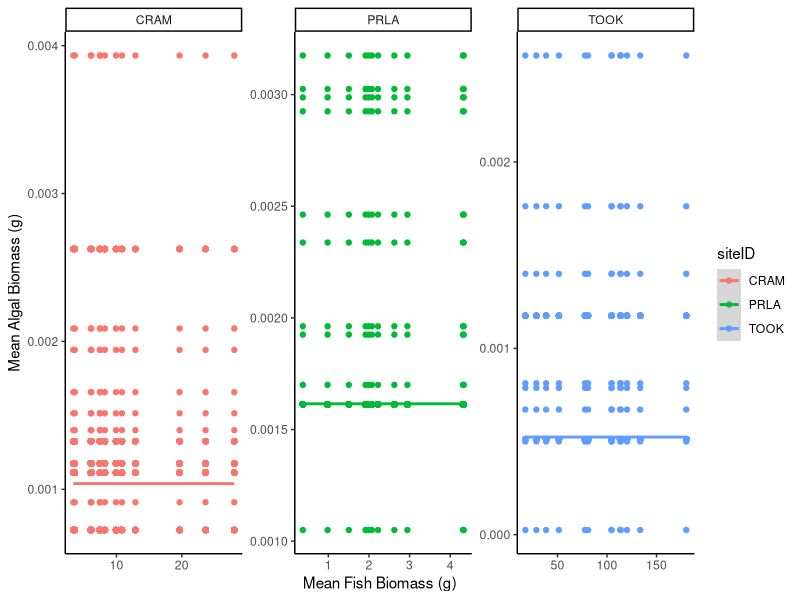
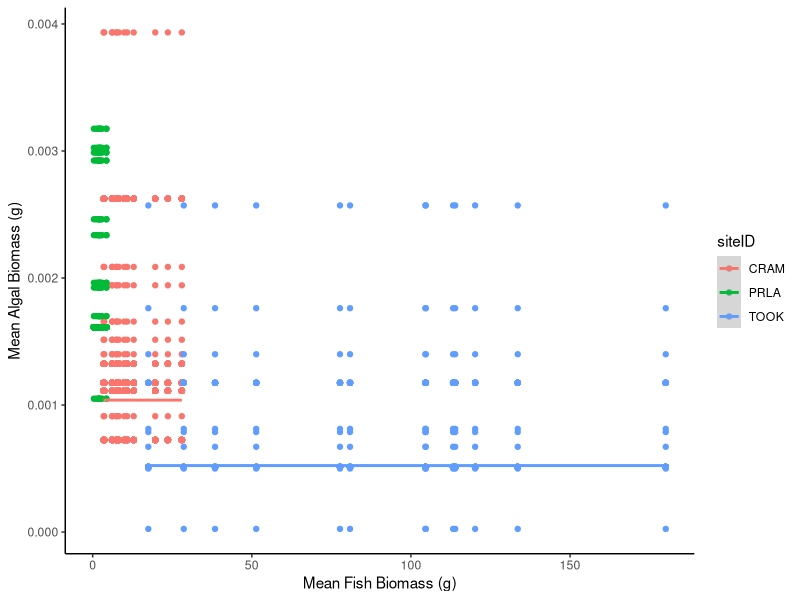
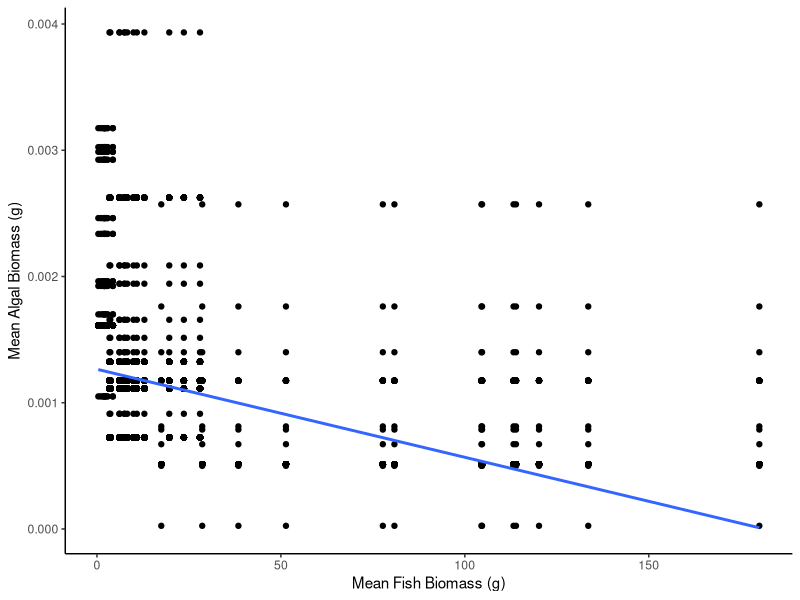
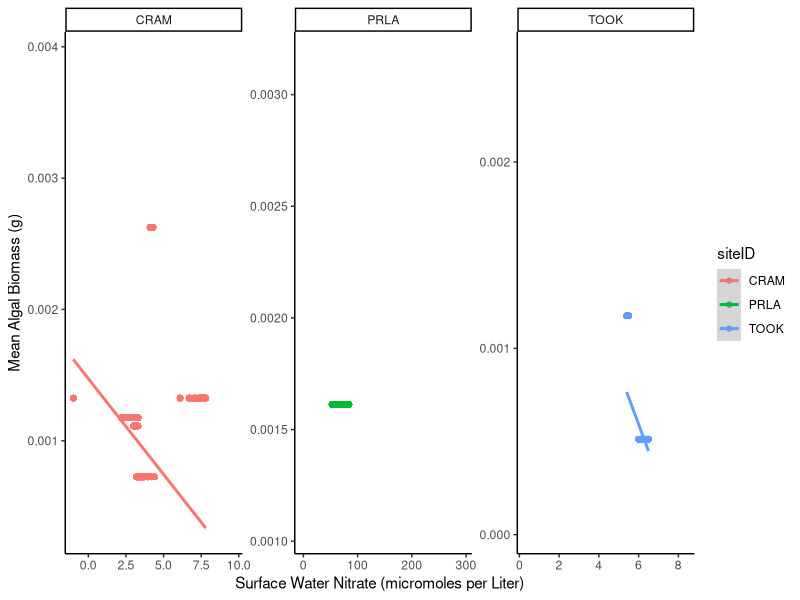
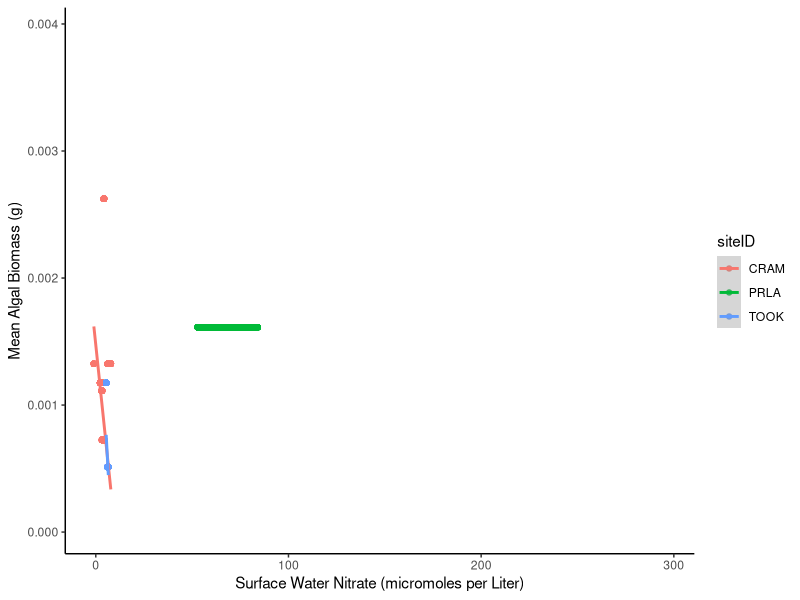
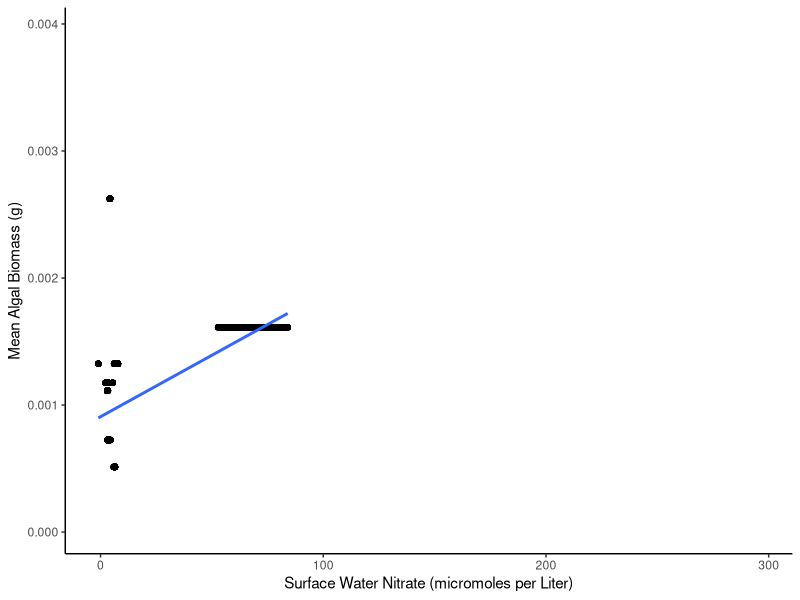
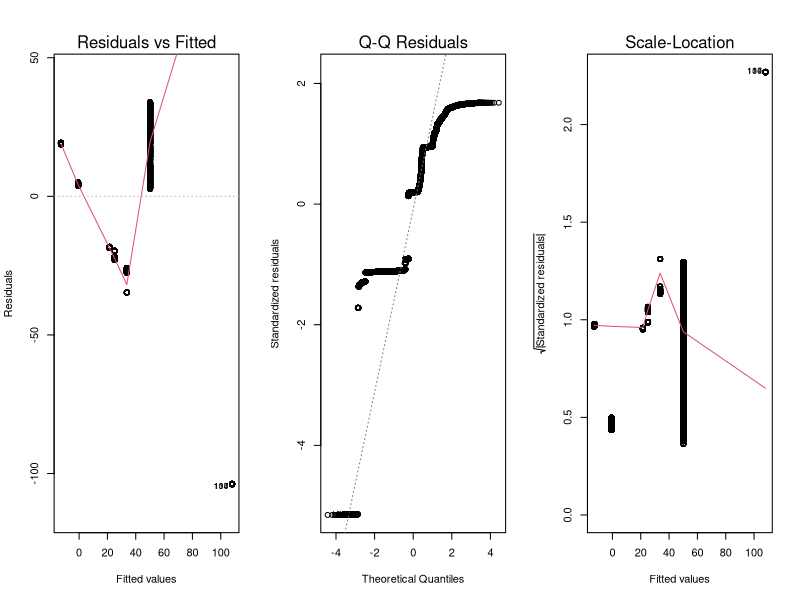
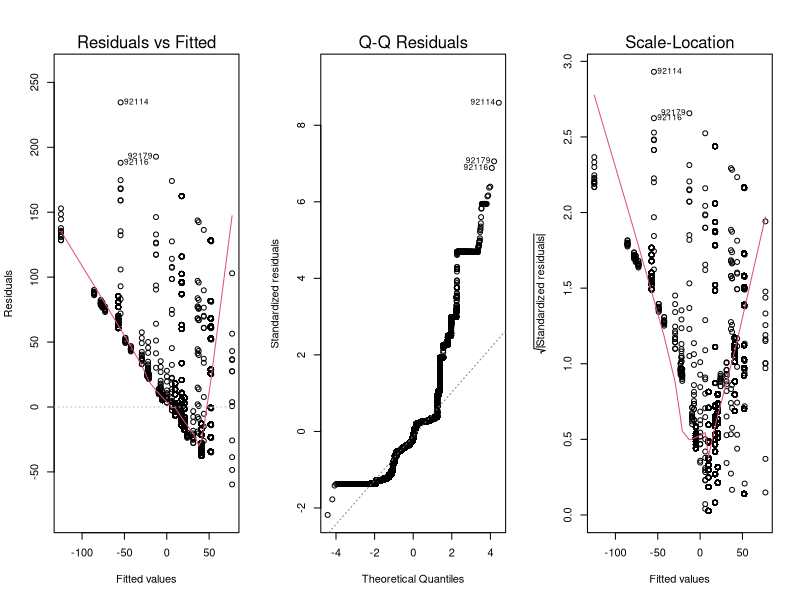

Here is the R script that generated these plots, in order:
## ---- chunk 1
library(here)
library(tidyverse)
## ---- chunk 2
# Step 1: Read the CSV files into separate data frames
df1 <- read_csv(here("data", "processed", "alg_biomass_means.csv"))
df2 <- read_csv(here("data", "processed", "final_fish_count_means.csv"))
df3 <- read_csv(here("data", "processed", "waterqual_means.csv"))
df4 <- read_csv(here("data", "processed", "SW_Nitrate_means.csv"))
df5 <- read_csv(here("data", "processed", "nutrient_data_means.csv"))
## ---- chunk 3
# Step 2: Combine the data frames into one
merged_data_all <- full_join(df1, df2) %>% 
  full_join(., df3) %>% 
  full_join(., df4) %>% 
  full_join(., df5)

# Check the first few rows of the merged data frame
head(merged_data_all)

# Step 3: Write the merged data frame into a new CSV file
write_csv(merged_data_all, here("data", "processed", "merged_data.csv"))

## ---- chunk 4

linear_model1 <- lm(mean_SWN ~ mean_adjAshFreeDryMass, data = merged_data_all)
summary(linear_model1)
## ---- chunk 5
linear_model2 <- lm(mean_weight ~ mean_adjAshFreeDryMass, data = merged_data_all)
summary(linear_model2)
## ---- chunk 6
ggplot(data = merged_data_all,
       aes(x = mean_weight, 
           y = mean_adjAshFreeDryMass,
           col = siteID)) +
  labs(x= "Mean Fish Biomass (g)",
       y = "Mean Algal Biomass (g)")+
  geom_point() +
  theme_classic() +
  geom_smooth(method = "lm")+
  facet_wrap(.~siteID, scales = "free")

ggplot(data = merged_data_all,
       aes(x = mean_weight, 
           y = mean_adjAshFreeDryMass,
           col = siteID)) +
  labs(x= "Mean Fish Biomass (g)",
       y = "Mean Algal Biomass (g)")+
  geom_point() +
  theme_classic() +
  geom_smooth(method = "lm")

ggplot(data = merged_data_all,
       aes(x = mean_weight, 
           y = mean_adjAshFreeDryMass)) +
  labs(x= "Mean Fish Biomass (g)",
       y = "Mean Algal Biomass (g)")+
  geom_point() +
  theme_classic() +
  geom_smooth(method = "lm")
## ---- chunk 7
ggplot(data = merged_data_all,
       aes(x = mean_SWN, 
           y = mean_adjAshFreeDryMass, 
           col = siteID)) +
  labs(x= "Surface Water Nitrate (micromoles per Liter)", 
       y = "Mean Algal Biomass (g)")+
  geom_point() +
  theme_classic() +
  geom_smooth(method = "lm") +
  facet_wrap(.~siteID, scales = "free")

ggplot(data = merged_data_all,
       aes(x = mean_SWN, 
           y = mean_adjAshFreeDryMass, 
           col = siteID)) +
  labs(x= "Surface Water Nitrate (micromoles per Liter)", 
       y = "Mean Algal Biomass (g)")+
  geom_point() +
  theme_classic() +
  geom_smooth(method = "lm")

ggplot(data = merged_data_all,
       aes(x = mean_SWN, 
           y = mean_adjAshFreeDryMass)) +
  labs(x= "Surface Water Nitrate (micromoles per Liter)", 
       y = "Mean Algal Biomass (g)")+
  geom_point() +
  theme_classic() +
  geom_smooth(method = "lm")

## ---- chunk 8
par(mfrow = c(1, 3))
plot(linear_model1, which = c (1:3))
## ---- chunk 9
par(mfrow = c(1, 3))
plot(linear_model2, which = c (1:3))
## ---- chunk 10
linear_model1 <- lm(total_individuals ~ mean_adjAshFreeDryMass, data = merged_data_all)
summary(linear_model1)
## ---- chunk 11
ggplot(data = merged_data_all,
       aes(x = total_individuals, 
           y = mean_adjAshFreeDryMass, 
           col = siteID)) +
  labs(x= "Total Fish Abundance ",
       y = "Mean Algal Biomass (g)")+
  geom_point() +
  theme_classic() +
  geom_smooth(method = "lm") +
  facet_wrap(.~siteID, scales = "free")

ggplot(data = merged_data_all,
       aes(x = total_individuals, 
           y = mean_adjAshFreeDryMass, 
           col = siteID)) +
  labs(x= "Total Fish Abundance ",
       y = "Mean Algal Biomass (g)")+
  geom_point() +
  theme_classic() +
  geom_smooth(method = "lm") 

ggplot(data = merged_data_all,
       aes(x = total_individuals, 
           y = mean_adjAshFreeDryMass)) +
  labs(x= "Total Fish Abundance ",
       y = "Mean Algal Biomass (g)")+
  geom_point() +
  theme_classic() +
  geom_smooth(method = "lm") 
